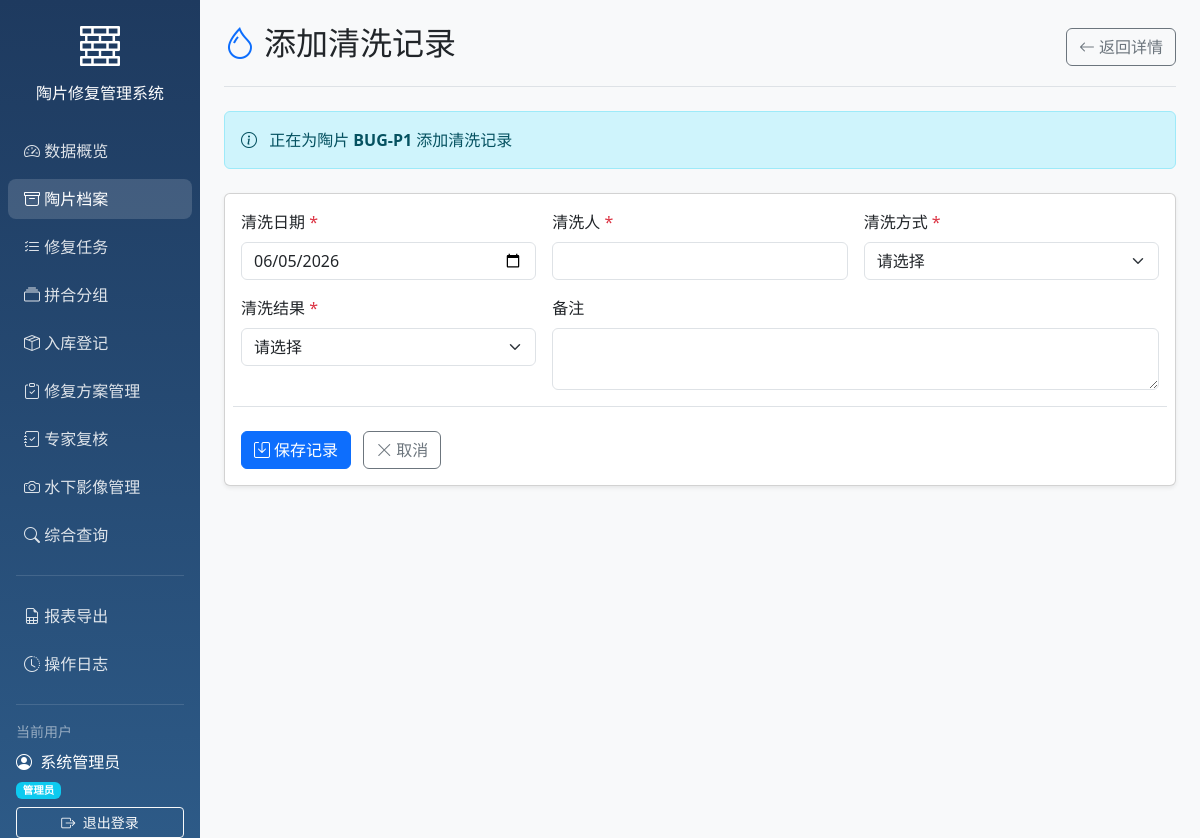
The page /potteries/2/cleaning/add (signed in) on the database its author committed.
### models/models.py (models this page shows)
class User(Base):
    __tablename__ = "users"
    id = Column(Integer, primary_key=True, index=True)
    username = Column(String, unique=True, index=True)
    hashed_password = Column(String)
    full_name = Column(String)
    role = Column(String, default="修复员")
    created_at = Column(DateTime(timezone=True), server_default=func.now())
    assigned_tasks = relationship("RepairTask", foreign_keys="RepairTask.assignee_id", back_populates="assignee")
    created_tasks = relationship("RepairTask", foreign_keys="RepairTask.creator_id", back_populates="creator")
    operation_logs = relationship("OperationLog", back_populates="user")

class Pottery(Base):
    __tablename__ = "potteries"
    id = Column(Integer, primary_key=True, index=True)
    pottery_number = Column(String, unique=True, index=True)
    water_area = Column(String)
    trench_number = Column(String)
    material = Column(String)
    decoration_description = Column(Text)
    damage_level = Column(String)
    current_status = Column(String)
    recovery_date = Column(Date)
    created_at = Column(DateTime(timezone=True), server_default=func.now())
    updated_at = Column(DateTime(timezone=True), onupdate=func.now())
    is_locked = Column(Boolean, default=False)
    cleaning_records = relationship("CleaningRecord", back_populates="pottery")
    pottery_groups = relationship("PotteryGroupMember", back_populates="pottery")
    storage_record = relationship("StorageRecord", uselist=False, back_populates="pottery")
    images = relationship("PotteryImage", back_populates="pottery", cascade="all, delete-orphan")
    repair_tasks = relationship("RepairTask", back_populates="pottery")

### main.py (the view)
@app.get("/potteries/{pottery_id}/cleaning/add", response_class=HTMLResponse)
async def add_cleaning_page(
    pottery_id: int,
    request: Request,
    current_user: User = Depends(get_current_user),
    db: Session = Depends(get_db)
):
    pottery = db.query(Pottery).filter(Pottery.id == pottery_id).first()
    if not pottery:
        return RedirectResponse(url="/potteries", status_code=status.HTTP_303_SEE_OTHER)
    return templates.TemplateResponse("cleaning_form.html", {
        "request": request,
        "current_user": current_user,
        "pottery": pottery,
        "today": date.today().isoformat()
    })

### templates/cleaning_form.html (shortened to what this page needs)
{% extends "base.html" %}
{% block body %}
<div class="container-fluid">
    <div class="row">
        {% include "sidebar.html" %}
        <main class="col-md-9 ms-sm-auto col-lg-10 px-md-4 main-content">
            <div class="d-flex justify-content-between flex-wrap flex-md-nowrap align-items-center pt-4 pb-3 mb-4 border-bottom">
                <h1 class="h2">
                    <i class="bi bi-droplet text-primary me-2"></i>添加清洗记录
                </h1>
                <div class="btn-toolbar mb-2 mb-md-0">
                    <a href="/potteries/{{ pottery.id }}" class="btn btn-outline-secondary">
                        <i class="bi bi-arrow-left me-1"></i>返回详情
                    </a>
                </div>
            </div>
            <div class="alert alert-info mb-4">
                <i class="bi bi-info-circle me-2"></i>
                正在为陶片 <strong>{{ pottery.pottery_number }}</strong> 添加清洗记录
            </div>
            <div class="card shadow-sm">
                <div class="card-body">
                    <form method="POST" class="row g-3">
                        <div class="col-md-4">
                            <label for="cleaning_date" class="form-label">清洗日期 <span class="text-danger">*</span></label>
                            <input type="date" class="form-control" id="cleaning_date" name="cleaning_date"
                                   value="{{ today }}" max="{{ today }}" required>
                        </div>
                        <div class="col-md-4">
                            <label for="cleaner" class="form-label">清洗人 <span class="text-danger">*</span></label>
                            <input type="text" class="form-control" id="cleaner" name="cleaner" required>
                        </div>
                        <div class="col-md-4">
                            <label for="cleaning_method" class="form-label">清洗方式 <span class="text-danger">*</span></label>
                            <select class="form-select" id="cleaning_method" name="cleaning_method" required>
                                <option value="">请选择</option>
                            </select>
                        </div>
                        <div class="col-md-4">
                            <label for="cleaning_result" class="form-label">清洗结果 <span class="text-danger">*</span></label>
                            <select class="form-select" id="cleaning_result" name="cleaning_result" required>
                                <option value="">请选择</option>
                            </select>
                        </div>
                        <div class="col-md-8">
                            <label for="notes" class="form-label">备注</label>
                            <textarea class="form-control" id="notes" name="notes" rows="2"></textarea>
                        </div>
                        <div class="col-12 pt-4 border-top">
                            <button type="submit" class="btn btn-primary me-2">
                                <i class="bi bi-save me-1"></i>保存记录
                            </button>
                            <a href="/potteries/{{ pottery.id }}" class="btn btn-outline-secondary">
                                <i class="bi bi-x-lg me-1"></i>取消
                            </a>
                        </div>
                    </form>
                </div>
            </div>
        </main>
    </div>
</div>
{% endblock %}

### templates/sidebar.html
<div class="sidebar col-md-3 col-lg-2 d-md-block p-0">
    <div class="position-sticky pt-3">
        <div class="text-center mb-4 px-3">
            <i class="bi bi-bricks text-white" style="font-size: 2.5rem;"></i>
            <h6 class="text-white mt-2 mb-0">陶片修复管理系统</h6>
        </div>
        <ul class="nav flex-column">
            <li class="nav-item">
                <a class="nav-link {% if request.url.path == '/' %}active{% endif %}" href="/">
                    <i class="bi bi-speedometer2"></i>
                    数据概览
                </a>
            </li>
            <li class="nav-item">
                <a class="nav-link {% if '/potteries' in request.url.path %}active{% endif %}" href="/potteries">
                    <i class="bi bi-archive"></i>
                    陶片档案
                </a>
            </li>
            <li class="nav-item">
                <a class="nav-link {% if '/tasks' in request.url.path %}active{% endif %}" href="/tasks">
                    <i class="bi bi-list-check"></i>
                    修复任务
                </a>
            </li>
            <li class="nav-item">
                <a class="nav-link {% if '/groups' in request.url.path %}active{% endif %}" href="/groups">
                    <i class="bi bi-collection"></i>
                    拼合分组
                </a>
            </li>
            <li class="nav-item">
                <a class="nav-link {% if '/storage' in request.url.path %}active{% endif %}" href="/storage">
                    <i class="bi bi-box-seam"></i>
                    入库登记
                </a>
            </li>
            <li class="nav-item">
                <a class="nav-link {% if '/repair_plans' in request.url.path %}active{% endif %}" href="/repair_plans">
                    <i class="bi bi-clipboard-check"></i>
                    修复方案管理
                </a>
            </li>
            <li class="nav-item">
                <a class="nav-link {% if '/reviews' in request.url.path %}active{% endif %}" href="/reviews">
                    <i class="bi bi-journal-check"></i>
                    专家复核
                </a>
            </li>
            <li class="nav-item">
                <a class="nav-link {% if '/underwater_images' in request.url.path %}active{% endif %}" href="/underwater_images">
                    <i class="bi bi-camera"></i>
                    水下影像管理
                </a>
            </li>
            <li class="nav-item">
                <a class="nav-link {% if '/search' in request.url.path %}active{% endif %}" href="/search">
                    <i class="bi bi-search"></i>
                    综合查询
                </a>
            </li>
        </ul>
        <hr class="text-white-50 mx-3">
        <ul class="nav flex-column">
            <li class="nav-item">
                <a class="nav-link {% if '/reports' in request.url.path %}active{% endif %}" href="/reports">
                    <i class="bi bi-file-earmark-spreadsheet"></i>
                    报表导出
                </a>
            </li>
            <li class="nav-item">
                <a class="nav-link {% if '/logs' in request.url.path %}active{% endif %}" href="/logs">
                    <i class="bi bi-clock-history"></i>
                    操作日志
                </a>
            </li>
        </ul>
        <hr class="text-white-50 mx-3">
        <div class="px-3">
            <div class="text-white-50 small mb-2">当前用户</div>
            <div class="text-white mb-1">
                <i class="bi bi-person-circle me-1"></i>
                {{ current_user.full_name or current_user.username }}
            </div>
            <div class="text-white-50 small mb-2">
                <span class="badge bg-info">{{ current_user.role }}</span>
            </div>
            <a href="/logout" class="btn btn-outline-light btn-sm w-100">
                <i class="bi bi-box-arrow-right me-1"></i>
                退出登录
            </a>
        </div>
    </div>
</div>

### templates/base.html (style rules this page uses)
.sidebar { min-height: 100vh; background: linear-gradient(180deg, #1e3a5f 0%, #2d5a87 100%); }
.sidebar .nav-link { color: rgba(255,255,255,0.85); border-radius: 8px; margin: 4px 8px; transition: all 0.2s; }
.sidebar .nav-link:hover, .sidebar .nav-link.active { color: white; background: rgba(255,255,255,0.15); }
.sidebar .nav-link i { width: 24px; }
.main-content { background-color: #f8f9fa; min-height: 100vh; }

### rows shown on the page
User: full_name "系统管理员", role "管理员"
Pottery: pottery_number "BUG-P1"
